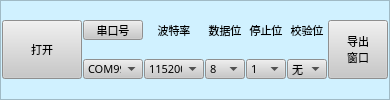
    <widget class="QFrame" name="frame_9">
     <property name="minimumSize">
      <size>
       <width>0</width>
       <height>45</height>
      </size>
     </property>
     <property name="maximumSize">
      <size>
       <width>16777215</width>
       <height>200</height>
      </size>
     </property>
     <property name="font">
      <font>
       <family>新宋体</family>
       <pointsize>8</pointsize>
      </font>
     </property>
     <property name="styleSheet">
      <string notr="true">background-color: rgb(208, 241, 255);</string>
     </property>
     <property name="frameShape">
      <enum>QFrame::StyledPanel</enum>
     </property>
     <property name="frameShadow">
      <enum>QFrame::Sunken</enum>
     </property>
     <layout class="QGridLayout" name="gridLayout_8">
      <property name="leftMargin">
       <number>1</number>
      </property>
      <property name="topMargin">
       <number>1</number>
      </property>
      <property name="rightMargin">
       <number>1</number>
      </property>
      <property name="bottomMargin">
       <number>1</number>
      </property>
      <property name="spacing">
       <number>1</number>
      </property>
      <item row="1" column="6">
       <widget class="QComboBox" name="serial_DataBits">
        <property name="sizePolicy">
         <sizepolicy hsizetype="Fixed" vsizetype="Fixed">
          <horstretch>0</horstretch>
          <verstretch>0</verstretch>
         </sizepolicy>
        </property>
        <property name="minimumSize">
         <size>
          <width>40</width>
          <height>0</height>
         </size>
        </property>
        <property name="maximumSize">
         <size>
          <width>40</width>
          <height>20</height>
         </size>
        </property>
        <property name="font">
         <font>
          <family>新宋体</family>
          <pointsize>8</pointsize>
         </font>
        </property>
        <property name="styleSheet">
         <string notr="true">background-color: rgb(200, 200, 200);</string>
        </property>
        <property name="currentIndex">
         <number>3</number>
        </property>
        <item>
         <property name="text">
          <string>5</string>
         </property>
        </item>
        <item>
         <property name="text">
          <string>6</string>
         </property>
        </item>
        <item>
         <property name="text">
          <string>7</string>
         </property>
        </item>
        <item>
         <property name="text">
          <string>8</string>
         </property>
        </item>
       </widget>
      </item>
      <item row="1" column="3">
       <widget class="QComboBox" name="serial_PortName">
        <property name="sizePolicy">
         <sizepolicy hsizetype="Fixed" vsizetype="Fixed">
          <horstretch>0</horstretch>
          <verstretch>0</verstretch>
         </sizepolicy>
        </property>
        <property name="minimumSize">
         <size>
          <width>60</width>
          <height>0</height>
         </size>
        </property>
        <property name="maximumSize">
         <size>
          <width>60</width>
          <height>20</height>
         </size>
        </property>
        <property name="font">
         <font>
          <family>新宋体</family>
          <pointsize>8</pointsize>
         </font>
        </property>
        <property name="styleSheet">
         <string notr="true">background-color: rgb(200, 200, 200);</string>
        </property>
        <property name="currentIndex">
         <number>0</number>
        </property>
        <item>
         <property name="text">
          <string>COM99</string>
         </property>
        </item>
       </widget>
      </item>
      <item row="0" column="2" rowspan="2">
       <widget class="QPushButton" name="serial_open">
        <property name="sizePolicy">
         <sizepolicy hsizetype="Preferred" vsizetype="Preferred">
          <horstretch>0</horstretch>
          <verstretch>0</verstretch>
         </sizepolicy>
        </property>
        <property name="minimumSize">
         <size>
          <width>40</width>
          <height>20</height>
         </size>
        </property>
        <property name="maximumSize">
         <size>
          <width>1000</width>
          <height>100</height>
         </size>
        </property>
        <property name="font">
         <font>
          <family>新宋体</family>
          <pointsize>8</pointsize>
         </font>
        </property>
        <property name="styleSheet">
         <string notr="true">background-color: rgb(200, 200, 200);</string>
        </property>
        <property name="text">
         <string>打开</string>
        </property>
       </widget>
      </item>
      <item row="0" column="6">
       <widget class="QLabel" name="label_10">
        <property name="sizePolicy">
         <sizepolicy hsizetype="Fixed" vsizetype="Preferred">
          <horstretch>0</horstretch>
          <verstretch>0</verstretch>
         </sizepolicy>
        </property>
        <property name="minimumSize">
         <size>
          <width>40</width>
          <height>0</height>
         </size>
        </property>
        <property name="maximumSize">
         <size>
          <width>50</width>
          <height>20</height>
         </size>
        </property>
        <property name="font">
         <font>
          <family>新宋体</family>
          <pointsize>8</pointsize>
         </font>
        </property>
        <property name="layoutDirection">
         <enum>Qt::LeftToRight</enum>
        </property>
        <property name="text">
         <string>数据位</string>
        </property>
        <property name="alignment">
         <set>Qt::AlignCenter</set>
        </property>
       </widget>
      </item>
      <item row="1" column="8">
       <widget class="QComboBox" name="serial_Parity">
        <property name="sizePolicy">
         <sizepolicy hsizetype="Minimum" vsizetype="Fixed">
          <horstretch>0</horstretch>
          <verstretch>0</verstretch>
         </sizepolicy>
        </property>
        <property name="minimumSize">
         <size>
          <width>40</width>
          <height>0</height>
         </size>
        </property>
        <property name="maximumSize">
         <size>
          <width>40</width>
          <height>20</height>
         </size>
        </property>
        <property name="font">
         <font>
          <family>新宋体</family>
          <pointsize>8</pointsize>
         </font>
        </property>
        <property name="styleSheet">
         <string notr="true">background-color: rgb(200, 200, 200);</string>
        </property>
        <item>
         <property name="text">
          <string>无</string>
         </property>
        </item>
        <item>
         <property name="text">
          <string>奇</string>
         </property>
        </item>
        <item>
         <property name="text">
          <string>偶</string>
         </property>
        </item>
       </widget>
      </item>
      <item row="0" column="3">
       <widget class="QPushButton" name="b_serial_up_info">
        <property name="sizePolicy">
         <sizepolicy hsizetype="Fixed" vsizetype="Fixed">
          <horstretch>0</horstretch>
          <verstretch>0</verstretch>
         </sizepolicy>
        </property>
        <property name="minimumSize">
         <size>
          <width>40</width>
          <height>15</height>
         </size>
        </property>
        <property name="maximumSize">
         <size>
          <width>60</width>
          <height>20</height>
         </size>
        </property>
        <property name="font">
         <font>
          <family>新宋体</family>
          <pointsize>8</pointsize>
         </font>
        </property>
        <property name="layoutDirection">
         <enum>Qt::LeftToRight</enum>
        </property>
        <property name="styleSheet">
         <string notr="true">background-color: rgb(200, 200, 200);</string>
        </property>
        <property name="text">
         <string>串口号</string>
        </property>
        <property name="checkable">
         <bool>false</bool>
        </property>
        <property name="autoRepeat">
         <bool>false</bool>
        </property>
        <property name="autoDefault">
         <bool>false</bool>
        </property>
       </widget>
      </item>
      <item row="1" column="7">
       <widget class="QComboBox" name="serial_StopBits">
        <property name="sizePolicy">
         <sizepolicy hsizetype="Fixed" vsizetype="Fixed">
          <horstretch>0</horstretch>
          <verstretch>0</verstretch>
         </sizepolicy>
        </property>
        <property name="minimumSize">
         <size>
          <width>40</width>
          <height>0</height>
         </size>
        </property>
        <property name="maximumSize">
         <size>
          <width>40</width>
          <height>20</height>
         </size>
        </property>
        <property name="font">
         <font>
          <family>新宋体</family>
          <pointsize>8</pointsize>
         </font>
        </property>
        <property name="styleSheet">
         <string notr="true">background-color: rgb(200, 200, 200);</string>
        </property>
        <item>
         <property name="text">
          <string>1</string>
         </property>
        </item>
        <item>
         <property name="text">
          <string>1.5</string>
         </property>
        </item>
        <item>
         <property name="text">
          <string>2</string>
         </property>
        </item>
       </widget>
      </item>
      <item row="0" column="5">
       <widget class="QLabel" name="label_8">
        <property name="sizePolicy">
         <sizepolicy hsizetype="Fixed" vsizetype="Preferred">
          <horstretch>0</horstretch>
          <verstretch>0</verstretch>
         </sizepolicy>
        </property>
        <property name="minimumSize">
         <size>
          <width>40</width>
          <height>0</height>
         </size>
        </property>
        <property name="maximumSize">
         <size>
          <width>60</width>
          <height>20</height>
         </size>
        </property>
        <property name="font">
         <font>
          <family>新宋体</family>
          <pointsize>8</pointsize>
         </font>
        </property>
        <property name="layoutDirection">
         <enum>Qt::LeftToRight</enum>
        </property>
        <property name="text">
         <string>波特率</string>
        </property>
        <property name="alignment">
         <set>Qt::AlignCenter</set>
        </property>
       </widget>
      </item>
      <item row="1" column="5">
       <widget class="QComboBox" name="serial_BaudRate">
        <property name="sizePolicy">
         <sizepolicy hsizetype="Fixed" vsizetype="Fixed">
          <horstretch>0</horstretch>
          <verstretch>0</verstretch>
         </sizepolicy>
        </property>
        <property name="minimumSize">
         <size>
          <width>60</width>
          <height>0</height>
         </size>
        </property>
        <property name="maximumSize">
         <size>
          <width>60</width>
          <height>20</height>
         </size>
        </property>
        <property name="font">
         <font>
          <family>新宋体</family>
          <pointsize>8</pointsize>
         </font>
        </property>
        <property name="styleSheet">
         <string notr="true">background-color: rgb(200, 200, 200);</string>
        </property>
        <property name="currentIndex">
         <number>7</number>
        </property>
        <item>
         <property name="text">
          <string>1200</string>
         </property>
        </item>
        <item>
         <property name="text">
          <string>2400</string>
         </property>
        </item>
        <item>
         <property name="text">
          <string>4800</string>
         </property>
        </item>
        <item>
         <property name="text">
          <string>9600</string>
         </property>
        </item>
        <item>
         <property name="text">
          <string>19200</string>
         </property>
        </item>
        <item>
         <property name="text">
          <string>38400</string>
         </property>
        </item>
        <item>
         <property name="text">
          <string>57600</string>
         </property>
        </item>
        <item>
         <property name="text">
          <string>115200</string>
         </property>
        </item>
       </widget>
      </item>
      <item row="0" column="7">
       <widget class="QLabel" name="label_12">
        <property name="sizePolicy">
         <sizepolicy hsizetype="Fixed" vsizetype="Preferred">
          <horstretch>0</horstretch>
          <verstretch>0</verstretch>
         </sizepolicy>
        </property>
        <property name="minimumSize">
         <size>
          <width>40</width>
          <height>0</height>
         </size>
        </property>
        <property name="maximumSize">
         <size>
          <width>50</width>
          <height>20</height>
         </size>
        </property>
        <property name="font">
         <font>
          <family>新宋体</family>
          <pointsize>8</pointsize>
         </font>
        </property>
        <property name="layoutDirection">
         <enum>Qt::LeftToRight</enum>
        </property>
        <property name="text">
         <string>停止位</string>
        </property>
        <property name="alignment">
         <set>Qt::AlignCenter</set>
        </property>
       </widget>
      </item>
      <item row="0" column="8">
       <widget class="QLabel" name="label_11">
        <property name="sizePolicy">
         <sizepolicy hsizetype="Fixed" vsizetype="Preferred">
          <horstretch>0</horstretch>
          <verstretch>0</verstretch>
         </sizepolicy>
        </property>
        <property name="minimumSize">
         <size>
          <width>40</width>
          <height>0</height>
         </size>
        </property>
        <property name="maximumSize">
         <size>
          <width>50</width>
          <height>20</height>
         </size>
        </property>
        <property name="font">
         <font>
          <family>新宋体</family>
          <pointsize>8</pointsize>
         </font>
        </property>
        <property name="layoutDirection">
         <enum>Qt::LeftToRight</enum>
        </property>
        <property name="text">
         <string>校验位</string>
        </property>
        <property name="alignment">
         <set>Qt::AlignCenter</set>
        </property>
       </widget>
      </item>
      <item row="0" column="10" rowspan="2">
       <widget class="QPushButton" name="b_save">
        <property name="sizePolicy">
         <sizepolicy hsizetype="Minimum" vsizetype="Preferred">
          <horstretch>0</horstretch>
          <verstretch>0</verstretch>
         </sizepolicy>
        </property>
        <property name="minimumSize">
         <size>
          <width>40</width>
          <height>15</height>
         </size>
        </property>
        <property name="maximumSize">
         <size>
          <width>60</width>
          <height>100</height>
         </size>
        </property>
        <property name="font">
         <font>
          <family>新宋体</family>
          <pointsize>8</pointsize>
         </font>
        </property>
        <property name="layoutDirection">
         <enum>Qt::LeftToRight</enum>
        </property>
        <property name="styleSheet">
         <string notr="true">background-color: rgb(200, 200, 200);</string>
        </property>
        <property name="text">
         <string>导出
窗口</string>
        </property>
        <property name="checkable">
         <bool>false</bool>
        </property>
        <property name="autoRepeat">
         <bool>false</bool>
        </property>
        <property name="autoDefault">
         <bool>false</bool>
        </property>
       </widget>
      </item>
     </layout>
    </widget>
